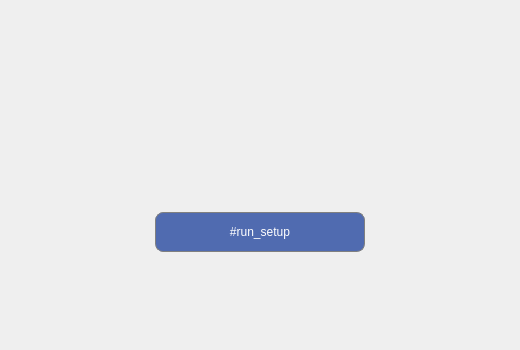
<?xml version="1.0" encoding="UTF-8"?>
<ui version="4.0">
 <class>WelcomeWizardPage</class>
 <widget class="QFrame" name="WelcomeWizardPage">
  <property name="geometry">
   <rect>
    <x>0</x>
    <y>0</y>
    <width>520</width>
    <height>350</height>
   </rect>
  </property>
  <property name="styleSheet">
   <string notr="true">QFrame#welcomeWizardWindow
{
	background-color: white;
}
QLabel#lblAppVersionTitle
{
color: blue;
}
QLabel#lblAppVersion
{
color: blue;
}

QPushButton
{
	border: 1px solid gray;
    border-radius: 8px;
	padding: 12px;
	color: white;
	background-color: rgba(80, 107, 176);
}

QPushButton:disabled
{
	color: gray;
	background-color: lightgray;
}

QPushButton:pressed 
{
	background-color: rgba(98, 141, 191);
}</string>
  </property>
  <layout class="QVBoxLayout" name="verticalLayout">
   <item>
    <spacer name="verticalSpacer_2">
     <property name="orientation">
      <enum>Qt::Vertical</enum>
     </property>
     <property name="sizeHint" stdset="0">
      <size>
       <width>20</width>
       <height>108</height>
      </size>
     </property>
    </spacer>
   </item>
   <item>
    <layout class="QHBoxLayout" name="horizontalLayout_2">
     <item>
      <spacer name="horizontalSpacer_3">
       <property name="orientation">
        <enum>Qt::Horizontal</enum>
       </property>
       <property name="sizeHint" stdset="0">
        <size>
         <width>40</width>
         <height>20</height>
        </size>
       </property>
      </spacer>
     </item>
     <item>
      <widget class="QLabel" name="lbLogo">
       <property name="text">
        <string notr="true"/>
       </property>
       <property name="pixmap">
        <pixmap resource="../GUI/Resources/Resources.qrc">:/Images/logo.png</pixmap>
       </property>
      </widget>
     </item>
     <item>
      <spacer name="horizontalSpacer_4">
       <property name="orientation">
        <enum>Qt::Horizontal</enum>
       </property>
       <property name="sizeHint" stdset="0">
        <size>
         <width>40</width>
         <height>20</height>
        </size>
       </property>
      </spacer>
     </item>
    </layout>
   </item>
   <item>
    <spacer name="verticalSpacer">
     <property name="orientation">
      <enum>Qt::Vertical</enum>
     </property>
     <property name="sizeHint" stdset="0">
      <size>
       <width>20</width>
       <height>109</height>
      </size>
     </property>
    </spacer>
   </item>
   <item>
    <layout class="QHBoxLayout" name="horizontalLayout">
     <item>
      <spacer name="horizontalSpacer">
       <property name="orientation">
        <enum>Qt::Horizontal</enum>
       </property>
       <property name="sizeHint" stdset="0">
        <size>
         <width>40</width>
         <height>20</height>
        </size>
       </property>
      </spacer>
     </item>
     <item>
      <spacer name="horizontalSpacer_5">
       <property name="orientation">
        <enum>Qt::Horizontal</enum>
       </property>
       <property name="sizeType">
        <enum>QSizePolicy::Fixed</enum>
       </property>
       <property name="sizeHint" stdset="0">
        <size>
         <width>0</width>
         <height>20</height>
        </size>
       </property>
      </spacer>
     </item>
     <item>
      <widget class="QPushButton" name="btnSetup">
       <property name="minimumSize">
        <size>
         <width>210</width>
         <height>40</height>
        </size>
       </property>
       <property name="maximumSize">
        <size>
         <width>210</width>
         <height>40</height>
        </size>
       </property>
       <property name="text">
        <string>#run_setup</string>
       </property>
      </widget>
     </item>
     <item>
      <spacer name="horizontalSpacer_2">
       <property name="orientation">
        <enum>Qt::Horizontal</enum>
       </property>
       <property name="sizeHint" stdset="0">
        <size>
         <width>40</width>
         <height>20</height>
        </size>
       </property>
      </spacer>
     </item>
    </layout>
   </item>
   <item>
    <spacer name="verticalSpacer_3">
     <property name="orientation">
      <enum>Qt::Vertical</enum>
     </property>
     <property name="sizeHint" stdset="0">
      <size>
       <width>20</width>
       <height>108</height>
      </size>
     </property>
    </spacer>
   </item>
  </layout>
 </widget>
 <resources>
  <include location="../GUI/Resources/Resources.qrc"/>
  <include location="../GUI/Resources/Resources.qrc"/>
  <include location="../GUI/Resources/Resources.qrc"/>
  <include location="../GUI/Resources/Resources.qrc"/>
  <include location="../GUI/Resources/Resources.qrc"/>
 </resources>
 <connections/>
</ui>
